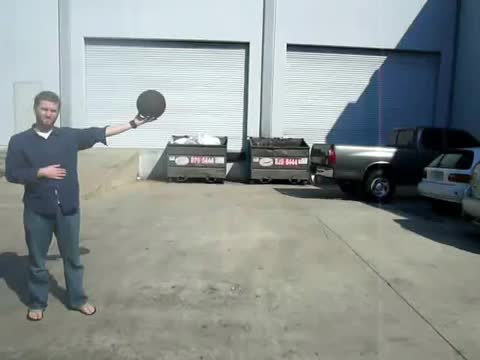
#> input picture media/image-05.jpeg, 480 x 360 px
$ python detectSymmetry.py media/image-05.jpeg 1.0 1.0 out.png
#> lines starting #> are read from the running program, lines starting #| are printed output that depends on the picture; after the words box and inside, x2 and y2 are one past the last pixel; in counts of white or black regions, pixels touching at a corner belong together
import sys
import cv2
import matplotlib.pyplot as plt
import numpy as np

sift = cv2.xfeatures2d.SIFT_create()

# [10 lines left out: functions very_close, S, not called in this run]

def reisfeld(phi, phj, theta):
    return 1-np.cos(phi + phj - 2*theta)

def midpoint(i, j):
    return (i[0]+j[0])/2, (i[1]+j[1])/2

# [75 lines left out: functions angle_with_x_axis, superm2, not called in this run]
    #draw(2.8, 2.4)
    #cv2.imshow('a', image); cv2.waitKey(0);
def draw(image, r, theta):
    if np.pi/4 < theta < 3*(np.pi/4):
        for x in range(len(image.T)):
            y = int((r-x*np.cos(theta))/np.sin(theta))
            if 0 <= y < len(image.T[x]):
                image[y][x] = 255
    else:
        for y in range(len(image)):
            x = int((r-y*np.sin(theta))/np.cos(theta))
            if 0 <= x < len(image[y]):
                image[y][x] = 255
def main():
    argc = len(sys.argv)
    if not (argc == 2 or argc == 4 or argc == 5):
        print("Usage: python3 detect.py IMAGE [r] [theta]")
        return
    if argc == 2:
        superm2(cv2.imread(sys.argv[1], 0))
    elif argc == 4:
        image = cv2.imread(sys.argv[1], 0)
        draw(image, float(sys.argv[2]), float(sys.argv[3]))
        cv2.imshow('a', image); cv2.waitKey(0);
    else:
        image = cv2.imread(sys.argv[1], 0)
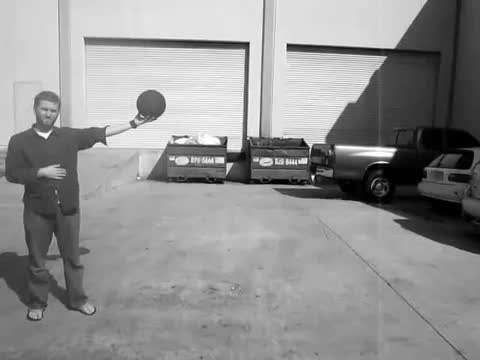
#> image: shape (360, 480); min 0, max 255, mean 145.3
        draw(image, float(sys.argv[2]), float(sys.argv[3]))
#> the loop in draw, `for x in range(len(image.T)):` made 480 passes
#> y on passes 1 to 3: 1, 0, 0
#> after the loop in draw, `for x in range(len(image.T)):`: image: shape (360, 480); under 0.01% of pixels changed, all inside (x1, y1, x2, y2) = (0, 0, 4, 2)
        cv2.imwrite('{}'.format(sys.argv[4]), image)
if __name__ == '__main__':
    main()

$ run again, on media/image-100.jpeg
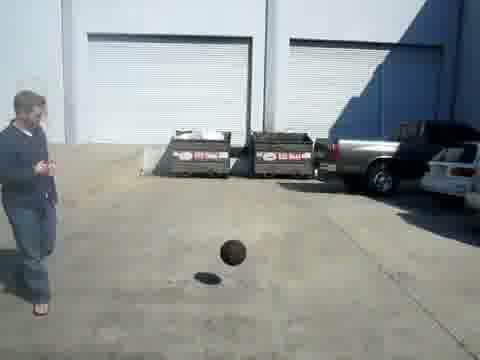
#> input picture media/image-100.jpeg, 480 x 360 px
#> in main, `image = cv2.imread(sys.argv[1], 0)`:
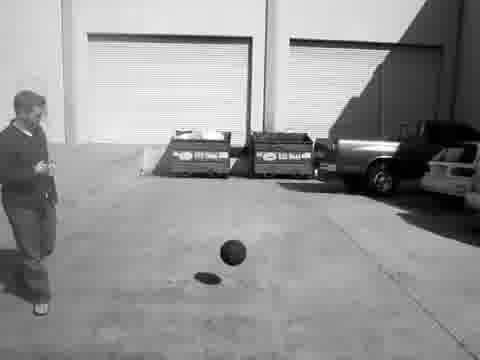
#> image: shape (360, 480); min 0, max 255, mean 147
#> the loop in draw, `for x in range(len(image.T)):` made 480 passes
#> y on passes 1 to 3: 1, 0, 0
